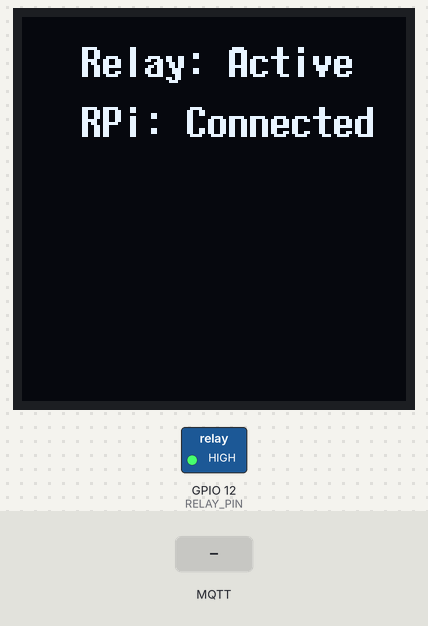
Bench run of a sketch on a simulated ESP32. On the bench: 128×128 one-colour display, switched loads named in the sketch (green lamp = pin HIGH). The inputs (shaded band) are chosen by the test bench. No MQTT or app messages arrive unless stated; what the sketch prints to the serial monitor is not drawn.

Above: at 1.6 s.
1.7 s: MQTT message "OFF" arrives on the first subscribed topic
At 2.3 s:
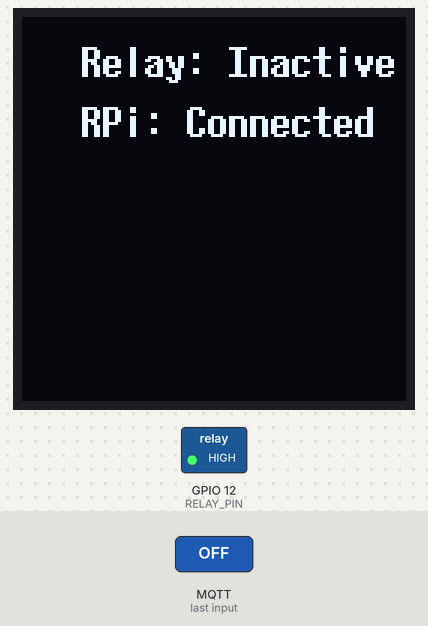
3.2 s: MQTT message "shutdown" arrives on the first subscribed topic
4.7 s: MQTT message "restore" arrives on the first subscribed topic
Timing chart, 0 to 7.7 s (numbered marks = the images above; inputs shaded):
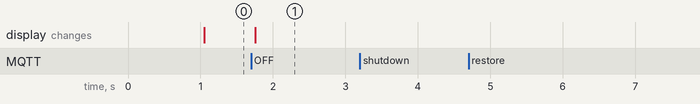

Measured:
- after the input at 1.7 s, the display: changes after 0.05 s (image 1)
- after the input at 3.2 s, every drawn part: stays the same
- after the input at 4.7 s, every drawn part: stays the same

The sketch:

MQTT_Sketch.ino
```cpp
#include <WiFi.h>
#include <PubSubClient.h>
#include <SPI.h>
#include <U8g2lib.h>
#include <ArduinoJson.h>

// AP
const char* ap_ssid = "ESP32_IOT";
const char* ap_password = "12345678";

// MQTT
const char* mqtt_server = "192.168.4.2"; // Pi's IP once connected to ESP32's AP - check Serial output on Pi or router client list
const char* mqtt_user = "blueberry";
const char* mqtt_pass = "blueberry";

const char* topic_cmd = "wallbox/relay/cmd";
const char* topic_status = "wallbox/relay/status";
const char* topic_data = "wallbox/data";
const char* topic_connection = "wallbox/connection";

// PINS
#define RELAY_PIN 12
#define SPI_DIN 23
#define SPI_DO 19
#define SPI_CLK 18
#define SCREEN_CS 4
#define SCREEN_DC 17
#define SCREEN_RES 16
#define MEAS_CS 5

WiFiClient espClient;
PubSubClient client(espClient);

bool relay_status;

U8G2_SSD1327_WS_128X128_F_4W_HW_SPI u8g2(U8G2_R0, SCREEN_CS, SCREEN_DC, SCREEN_RES);
SPISettings measSPISettings(1000000, MSBFIRST, SPI_MODE0);

#define DATA_INTERVAL 1000
unsigned long lastDataMillis = 0;

void callback(char* topic, byte* payload, unsigned int length) {
  StaticJsonDocument<128> doc;
  DeserializationError error = deserializeJson(doc, payload, length);
  const char* cmd = doc["command"];

  if (error){
    Serial.print("JSON parse failed: ");
    Serial.println(error.c_str());
  }

  String msg;
  for (unsigned int i = 0; i < length; i++) msg += (char)payload[i];
  Serial.println("Received on " + String(topic) + ": " + msg);
  if (String(cmd) == "shutdown" || msg == "OFF") {
    //  digitalWrite(RELAY_PIN, HIGH);
    relay_status = false;
    Serial.println("Shutting Down");
  } else if (String(cmd) == "restore" || msg == "ON") {
    //  digitalWrite(RELAY_PIN, LOW);
    relay_status = true;
  }
  publishRelay();
  updateDisplay();
}

void reconnect() {
  while (!client.connected()) {
    Serial.print("Connecting to MQTT...");
    if (client.connect("ESP32Client", mqtt_user, mqtt_pass)) {
      Serial.println("connected");
      client.subscribe(topic_cmd);
    } else {
      Serial.print("failed, rc=");
      Serial.print(client.state());
      delay(2000);
    }
  }
}

void updateDisplay() {
  u8g2.clearBuffer();
  u8g2.setFont(u8g2_font_7x14B_tr);
  u8g2.drawStr(20,20, relay_status ? "Relay: Active" : "Relay: Inactive");
  u8g2.drawStr(20,40, client.connected() ? "RPi: Connected" : "RPi: Not Connected");
  u8g2.sendBuffer();
}
float readMeasurement() {
  digitalWrite(MEAS_CS, LOW);
  SPI.beginTransaction(measSPISettings);
  uint16_t raw = SPI.transfer16(0x0000);
  SPI.endTransaction();
  digitalWrite(MEAS_CS, HIGH);
  return raw * 0.001f; //filler
}
void publishMeasurement() {
  float val = readMeasurement();
  char payload[64];
  snprintf(payload, sizeof(payload), "{\"val\":%.3f,\"ts\":%lu}", val, millis());
  client.publish(topic_data, payload);
}
void publishRelay() {
  char payload[64];
  snprintf(payload, sizeof(payload), "{\"relay_status\":%d,\"ts\":%lu}", relay_status, millis());
  client.publish(topic_status, payload);
}
void setup() {
  Serial.begin(115200);
  pinMode(RELAY_PIN, OUTPUT);
  digitalWrite(RELAY_PIN, HIGH);

  // WIFI
  WiFi.mode(WIFI_AP);
  WiFi.softAP(ap_ssid, ap_password);
  Serial.print("AP IP address: ");
  Serial.println(WiFi.softAPIP());
  // MQTT
  client.setServer(mqtt_server, 1883);
  client.setCallback(callback);
  // DISPLAY
  relay_status = true;
  u8g2.begin();
  updateDisplay();
}

void loop() {
  if (!client.connected()) reconnect();
  client.loop();
  if (millis() - lastDataMillis >= DATA_INTERVAL) {
    lastDataMillis = millis();
    publishMeasurement();
    publishRelay();
    updateDisplay();
  }
}
```
